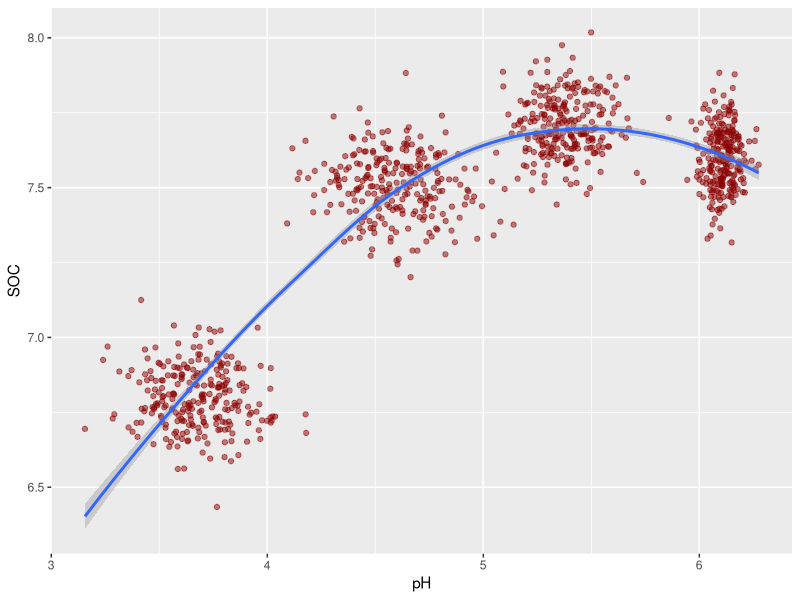
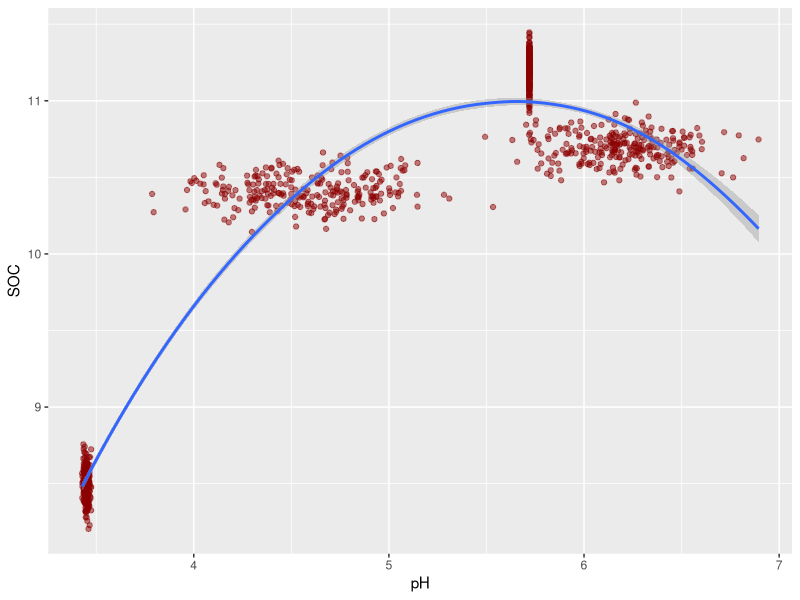
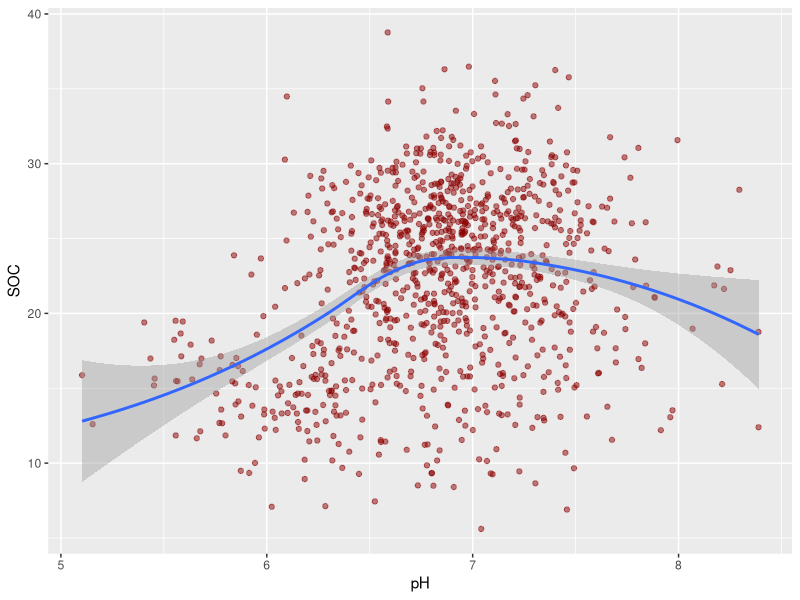
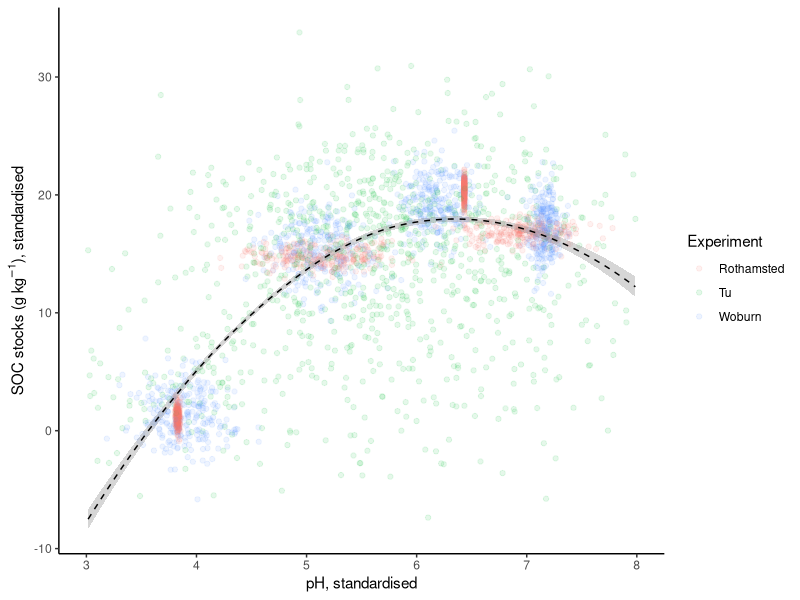
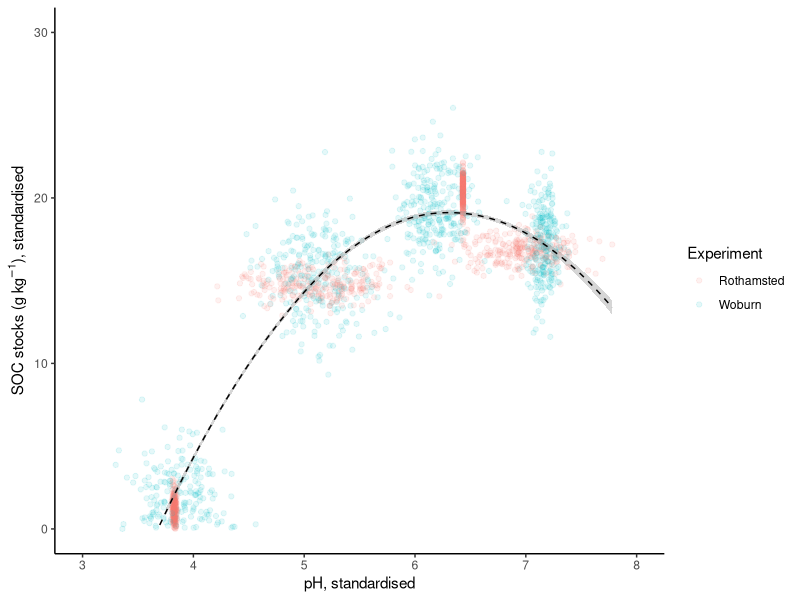

The R source for these figures, in order:

# script to derive pH -> SOC response curve function for use in modelling studies
library(tidyverse)

data_repo <- "DEFRA Clean Growth Project/pH Optimisation/Extension for publication"

set.seed(2605)
sim_n = round(10^3 / 4, 0)
Roth_dat <- tibble(pH = c(rnorm(n = sim_n, mean = 3.45, sd = 0.01),
                          rnorm(n = sim_n, mean = 4.58, sd = 0.31),
                          rnorm(n = sim_n, mean = 5.72, sd = 0),
                          rnorm(n = sim_n, mean = 6.19, sd = 0.23)),
                   SOC = c(rnorm(n = sim_n, mean = 8.5, sd = 0.1),
                           rnorm(n = sim_n, mean = 10.4, sd = 0.1),
                           rnorm(n = sim_n, mean = 11.2, sd = 0.1),
                           rnorm(n = sim_n, mean = 10.7, sd = 0.1))
)

sim_n <- round(10^3 / 4, 0)
Wob_dat <- tibble(pH = c(rnorm(n = sim_n, mean = 3.67, sd = 0.18),
                         rnorm(n = sim_n, mean = 4.59, sd = 0.2),
                         rnorm(n = sim_n, mean = 5.37, sd = 0.13),
                         rnorm(n = sim_n, mean = 6.1, sd = 0.06)),
                  SOC = c(rnorm(n = sim_n, mean = 6.8, sd = 0.1),
                          rnorm(n = sim_n, mean = 7.5, sd = 0.1),
                          rnorm(n = sim_n, mean = 7.7, sd = 0.1),
                          rnorm(n = sim_n, mean = 7.6, sd = 0.1)))

sim_n <- round(10^3 / 13, 0)
Tu_dat <- tibble(pH = c(rnorm(n = sim_n, mean = 6.46, sd = 0.59),
                        rnorm(n = sim_n, mean = 6.09, sd = 0.33),
                        rnorm(n = sim_n, mean = 6.78, sd = 0.57),
                        rnorm(n = sim_n, mean = 7.07, sd = 0.47),
                        rnorm(n = sim_n, mean = 7.01, sd = 0.46),
                        rnorm(n = sim_n, mean = 6.99, sd = 0.40),
                        rnorm(n = sim_n, mean = 6.89, sd = 0.35),
                        rnorm(n = sim_n, mean = 6.85, sd = 0.34),
                        rnorm(n = sim_n, mean = 6.88, sd = 0.31),
                        rnorm(n = sim_n, mean = 6.97, sd = 0.33),
                        rnorm(n = sim_n, mean = 6.91, sd = 0.27),
                        rnorm(n = sim_n, mean = 6.89, sd = 0.27),
                        rnorm(n = sim_n, mean = 7.07, sd = 0.40)),
                 SOC = c(rnorm(n = sim_n, mean = 14.71, sd = 3.45),
                         rnorm(n = sim_n, mean = 14.51, sd = 2.29),
                         rnorm(n = sim_n, mean = 14.87, sd = 3.80),
                         rnorm(n = sim_n, mean = 21.18, sd = 4.88),
                         rnorm(n = sim_n, mean = 23.70, sd = 5.94),
                         rnorm(n = sim_n, mean = 24.38, sd = 5.14),
                         rnorm(n = sim_n, mean = 23.66, sd = 3.97),
                         rnorm(n = sim_n, mean = 24.76, sd = 4.12),
                         rnorm(n = sim_n, mean = 24.93, sd = 4.15),
                         rnorm(n = sim_n, mean = 24.90, sd = 4.21),
                         rnorm(n = sim_n, mean = 24.06, sd = 2.62),
                         rnorm(n = sim_n, mean = 25.78, sd = 1.96),
                         rnorm(n = sim_n, mean = 27.95, sd = 3.26)))

ggplot(Wob_dat, aes(x = pH, y = SOC)) +
  geom_point(colour = "darkred", alpha = 0.5) +
  geom_smooth(method = "loess", span = 0.9)

ggplot(Roth_dat, aes(x = pH, y = SOC)) +
  geom_point(colour = "darkred", alpha = 0.5) +
  geom_smooth(method = "loess", span = 0.9)

ggplot(Tu_dat, aes(x = pH, y = SOC)) +
  geom_point(colour = "darkred", alpha = 0.5) +
  geom_smooth(method = "loess", span = 0.9)

SOC_dat <- bind_rows(list(Rothamsted = Roth_dat, Woburn = Wob_dat, Tu = Tu_dat), .id = "Experiment")

SOC_dat <- SOC_dat %>%
  mutate(SOC_av = mean(SOC),
         SOC_sd = sd(SOC),
         pH_av = mean(pH),
         pH_sd = sd(pH)) %>%
  group_by(Experiment) %>%
  mutate(SOC_groupav = mean(SOC),
         SOC_groupsd = sd(SOC),
         pH_groupav = mean(pH),
         pH_groupsd = sd(pH),
         SOC_std = (SOC - SOC_groupav) / SOC_groupsd,
         pH_std = (pH - pH_groupav) / pH_groupsd) %>%
  ungroup() %>%
  mutate(SOC_std2 = (SOC_std * SOC_sd) + SOC_av,
         pH_std2 = (pH_std * pH_sd) + pH_av) %>%
  sample_n(nrow(SOC_dat), replace = F)

mean(SOC_dat$SOC_std2)

ggplot(SOC_dat) +
  geom_point(aes(x = pH_std2, y = SOC_std2, colour = Experiment), alpha = 0.1) +
  geom_smooth(aes(x = pH_std2, y = SOC_std2, colour = Experiment), method = "loess", span = 1, lty = 2, size = 0.5, colour = "black", se = T) +
  scale_x_continuous(breaks = 3:8) +
  xlim(c(3, 8)) +
  #ylim(c(0, 30)) +
  labs(x = "pH, standardised",
       y = expression("SOC stocks (g kg"^{-1}*"), standardised")) +
  theme_classic()
#ggsave(find_onedrive(dir = data_repo, path = "Output plots/SOC model plot.png"), width = 8, height = 5)

ggplot(SOC_dat %>% filter(Experiment != "Tu")) +
  geom_point(aes(x = pH_std2, y = SOC_std2, colour = Experiment), alpha = 0.1) +
  geom_smooth(aes(x = pH_std2, y = SOC_std2, colour = Experiment), method = "loess", span = 1, lty = 2, size = 0.5, colour = "black", se = T) +
  scale_x_continuous(breaks = 3:8) +
  xlim(c(3, 8)) +
  ylim(c(0, 30)) +
  labs(x = "pH, standardised",
       y = expression("SOC stocks (g kg"^{-1}*"), standardised")) +
  theme_classic()
#ggsave(find_onedrive(dir = data_repo, "Output plots/SOC model plot.png"), width = 8, height = 4)

SOC_RC_model <- loess(SOC_std2 ~ pH_std2, data = SOC_dat %>% filter(Experiment != "Tu"), span = 1)

# temp <- tibble(pH = seq(from = 3.5, to = 7.5, length.out = 100),
#                SOC = predict(SOC_RC_model, newdata = pH))
# qplot(temp$pH, temp$SOC)
# rm(temp)

SOC_RC <- function(ipH, fpH){
  iSOC <- predict(SOC_RC_model, newdata = ipH)
  fSOC <- predict(SOC_RC_model, newdata = fpH)
  cSOC <- fSOC / iSOC
  return(cSOC)
}
               